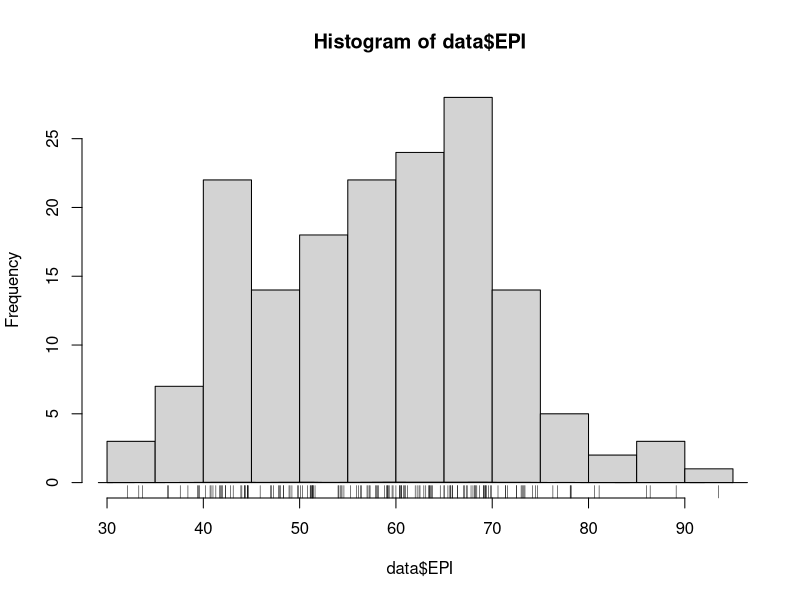
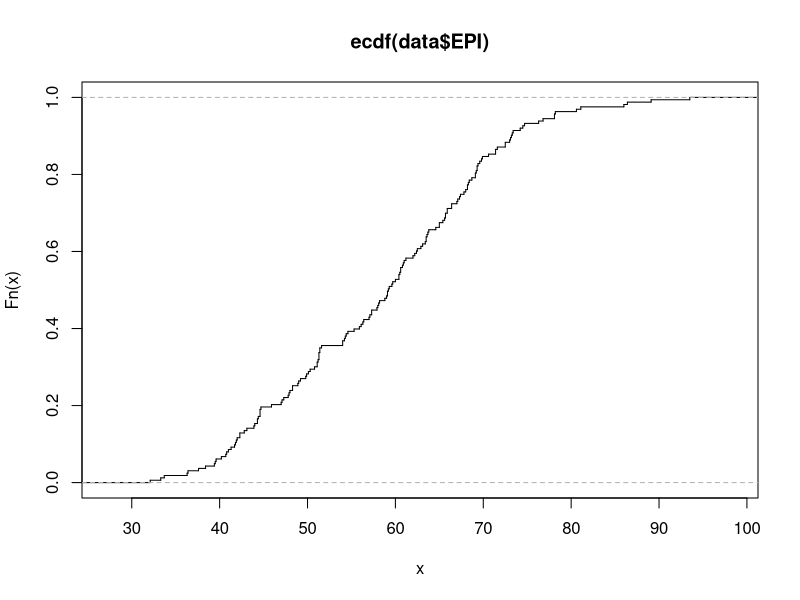
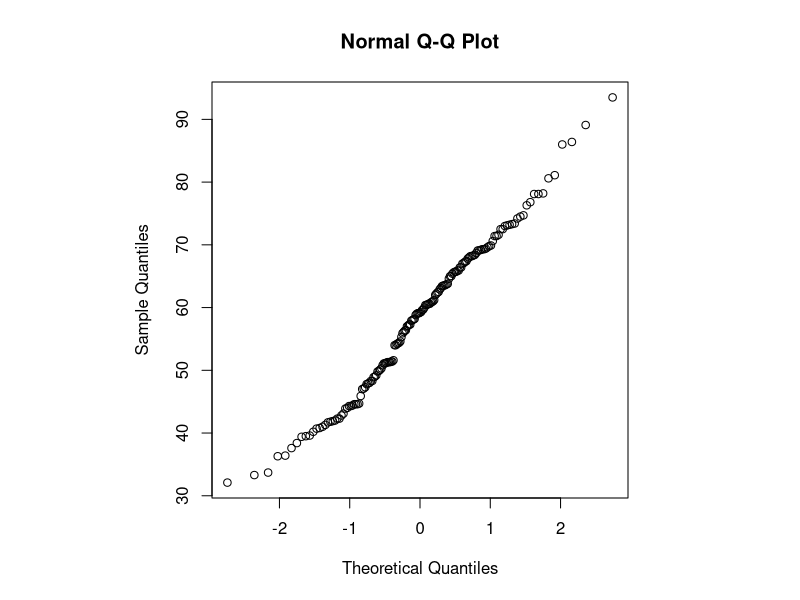

Recreate these plots in R, in order. (Note: this script raises an error after producing the figures.)
## Exercise 1
data <- read.csv('data/2010EPI_data.csv', header=TRUE)
# View(data)

# EPI
summary(data$EPI)
fivenum(data$EPI, na.rm=TRUE)
stem(data$EPI)
hist(data$EPI)
lines(density(data$EPI,na.rm=TRUE,bw=1.))
rug(data$EPI)

plot(ecdf(data$EPI), do.points=FALSE, verticals=TRUE)
par(pty="s")
qqnorm(data$EPI)
qqplot(qt(ppoints(250), df = 5), x, xlab = "Q-Q plot for t dsn")
qqline(x)

# Land Arera
summary(data$Landarea)
fivenum(data$Landarea, na.rm=TRUE)
stem(data$Landarea)
boxplot(data$Landarea)
qqnorm(data$Landarea)

# Biodiversity
summary(data$BIODIVERSITY)
fivenum(data$BIODIVERSITY, na.rm=TRUE)
stem(data$BIODIVERSITY)
boxplot(data$BIODIVERSITY)

# Land Area vs. Biodiversity:
plot(ecdf(data$BIODIVERSITY), do.points=FALSE, verticals=TRUE)
par(pty="s")
qqnorm(data$BIODIVERSITY)

# Some other comparisons:
qqplot(data$AIR_H, data$WATER_H)
boxplot(data$AIR_H, data$WATER_H)